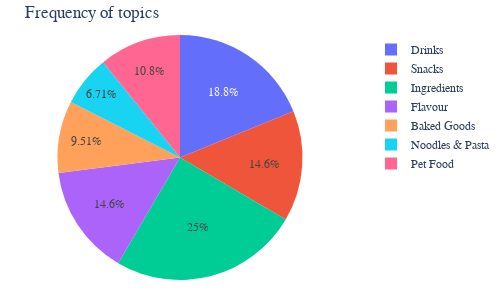
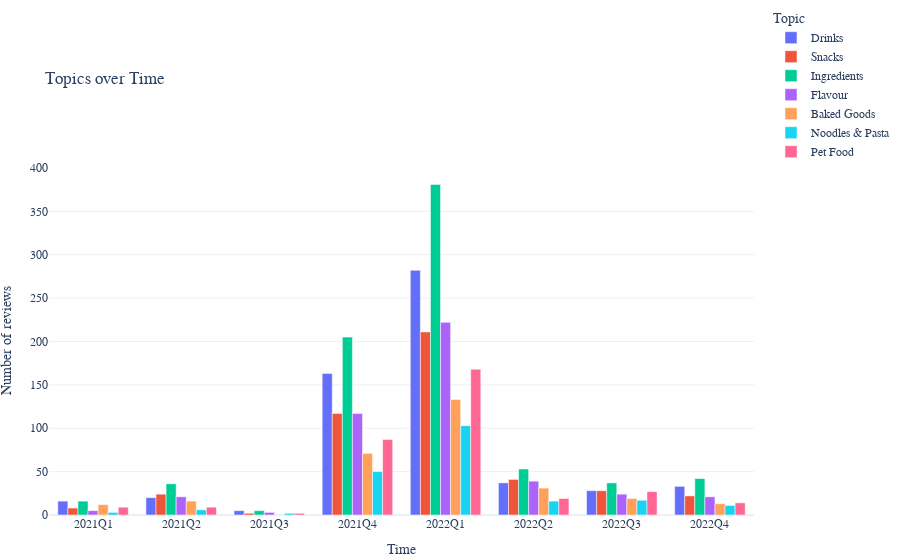

The code cell stored with these charts, in order, in its notebook:
### Markdown cell above
### Visualizations for topics

### Code cell
topics_pie_chart_fig = topics_pie_chart(vis_df)
topics_bar_chart_fig = topics_bar_chart_over_time(vis_df, time_frame='Q')
top_key_words_fig = visualise_all_topics(vis_df)

display(topics_pie_chart_fig.update_layout(width = 500, height = 300, title='Frequency of topics'))
display(topics_bar_chart_fig.update_layout(title='Topics over Time'))
display(top_key_words_fig)

### Figure 1 — Plotly figure (JSON) as saved in the notebook; plotly's stock layout.template omitted (floating-point values rounded to 4 significant figures; data arrays with more than 128 entries replaced by an {"elided": "..."} marker saying what was removed)
{"data": [{"direction": "clockwise", "domain": {"x": [0, 1], "y": [0, 1]}, "hovertemplate": "topic=%{label}<extra></extra>", "labels": {"elided": "3102 str values"}, "legendgroup": "", "name": "", "showlegend": true, "sort": false, "type": "pie"}], "layout": {"font": {"family": "Century Gothic"}, "height": 300, "legend": {"tracegroupgap": 0, "x": 1.4, "xanchor": "right", "y": 1, "yanchor": "top"}, "margin": {"b": 20, "l": 5, "r": 5, "t": 35}, "title": {"text": "Frequency of topics"}, "width": 500}}

### Figure 2 — Plotly figure (JSON) as saved in the notebook; plotly's stock layout.template omitted (floating-point values rounded to 4 significant figures)
{"data": [{"alignmentgroup": "True", "hovertemplate": "Topic=Drinks<br>Time=%{x}<br>Number of reviews=%{y}<extra></extra>", "legendgroup": "Drinks", "marker": {"color": "#636efa", "pattern": {"shape": ""}}, "name": "Drinks", "offsetgroup": "Drinks", "orientation": "v", "showlegend": true, "textposition": "auto", "type": "bar", "x": ["2021Q1", "2021Q2", "2021Q3", "2021Q4", "2022Q1", "2022Q2", "2022Q3", "2022Q4"], "xaxis": "x", "y": [16, 20, 5, 163, 282, 37, 28, 33], "yaxis": "y"}, {"alignmentgroup": "True", "hovertemplate": "Topic=Snacks<br>Time=%{x}<br>Number of reviews=%{y}<extra></extra>", "legendgroup": "Snacks", "marker": {"color": "#EF553B", "pattern": {"shape": ""}}, "name": "Snacks", "offsetgroup": "Snacks", "orientation": "v", "showlegend": true, "textposition": "auto", "type": "bar", "x": ["2021Q1", "2021Q2", "2021Q3", "2021Q4", "2022Q1", "2022Q2", "2022Q3", "2022Q4"], "xaxis": "x", "y": [8, 24, 2, 117, 211, 41, 28, 22], "yaxis": "y"}, {"alignmentgroup": "True", "hovertemplate": "Topic=Ingredients<br>Time=%{x}<br>Number of reviews=%{y}<extra></extra>", "legendgroup": "Ingredients", "marker": {"color": "#00cc96", "pattern": {"shape": ""}}, "name": "Ingredients", "offsetgroup": "Ingredients", "orientation": "v", "showlegend": true, "textposition": "auto", "type": "bar", "x": ["2021Q1", "2021Q2", "2021Q3", "2021Q4", "2022Q1", "2022Q2", "2022Q3", "2022Q4"], "xaxis": "x", "y": [16, 36, 5, 205, 381, 53, 37, 42], "yaxis": "y"}, {"alignmentgroup": "True", "hovertemplate": "Topic=Flavour<br>Time=%{x}<br>Number of reviews=%{y}<extra></extra>", "legendgroup": "Flavour", "marker": {"color": "#ab63fa", "pattern": {"shape": ""}}, "name": "Flavour", "offsetgroup": "Flavour", "orientation": "v", "showlegend": true, "textposition": "auto", "type": "bar", "x": ["2021Q1", "2021Q2", "2021Q3", "2021Q4", "2022Q1", "2022Q2", "2022Q3", "2022Q4"], "xaxis": "x", "y": [5, 21, 3, 117, 222, 39, 24, 21], "yaxis": "y"}, {"alignmentgroup": "True", "hovertemplate": "Topic=Baked Goods<br>Time=%{x}<br>Number of reviews=%{y}<extra></extra>", "legendgroup": "Baked Goods", "marker": {"color": "#FFA15A", "pattern": {"shape": ""}}, "name": "Baked Goods", "offsetgroup": "Baked Goods", "orientation": "v", "showlegend": true, "textposition": "auto", "type": "bar", "x": ["2021Q1", "2021Q2", "2021Q4", "2022Q1", "2022Q2", "2022Q3", "2022Q4"], "xaxis": "x", "y": [12, 16, 71, 133, 31, 19, 13], "yaxis": "y"}, {"alignmentgroup": "True", "hovertemplate": "Topic=Noodles & Pasta<br>Time=%{x}<br>Number of reviews=%{y}<extra></extra>", "legendgroup": "Noodles & Pasta", "marker": {"color": "#19d3f3", "pattern": {"shape": ""}}, "name": "Noodles & Pasta", "offsetgroup": "Noodles & Pasta", "orientation": "v", "showlegend": true, "textposition": "auto", "type": "bar", "x": ["2021Q1", "2021Q2", "2021Q3", "2021Q4", "2022Q1", "2022Q2", "2022Q3", "2022Q4"], "xaxis": "x", "y": [3, 6, 2, 50, 103, 16, 17, 11], "yaxis": "y"}, {"alignmentgroup": "True", "hovertemplate": "Topic=Pet Food<br>Time=%{x}<br>Number of reviews=%{y}<extra></extra>", "legendgroup": "Pet Food", "marker": {"color": "#FF6692", "pattern": {"shape": ""}}, "name": "Pet Food", "offsetgroup": "Pet Food", "orientation": "v", "showlegend": true, "textposition": "auto", "type": "bar", "x": ["2021Q1", "2021Q2", "2021Q3", "2021Q4", "2022Q1", "2022Q2", "2022Q3", "2022Q4"], "xaxis": "x", "y": [9, 9, 2, 87, 168, 19, 27, 14], "yaxis": "y"}], "layout": {"barmode": "group", "font": {"family": "Century Gothic"}, "legend": {"title": {"text": "Topic"}, "tracegroupgap": 0, "x": 1.2, "xanchor": "right", "y": 1, "yanchor": "bottom"}, "margin": {"b": 20, "l": 5, "r": 5, "t": 20}, "title": {"text": "Topics over Time"}, "xaxis": {"anchor": "y", "categoryorder": "category ascending", "domain": [0, 1], "title": {"text": "Time"}}, "yaxis": {"anchor": "x", "domain": [0, 1], "title": {"text": "Number of reviews"}}}}
